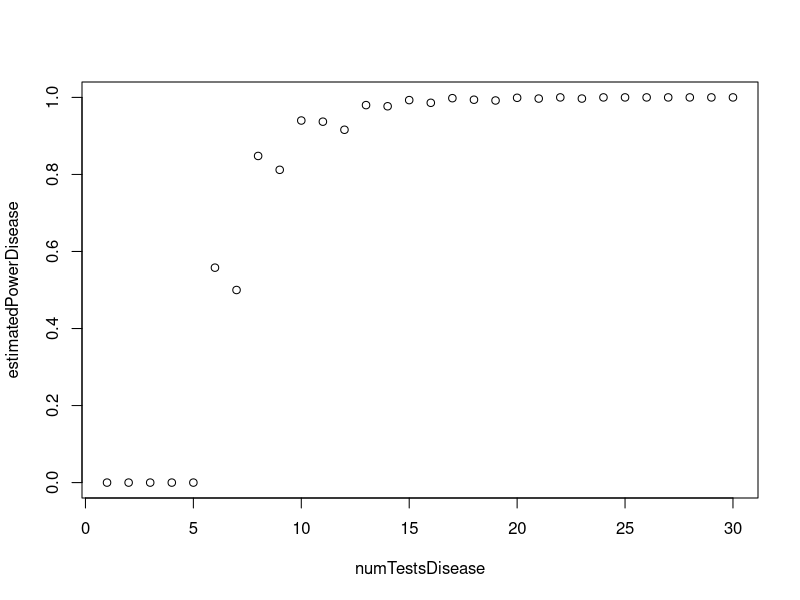
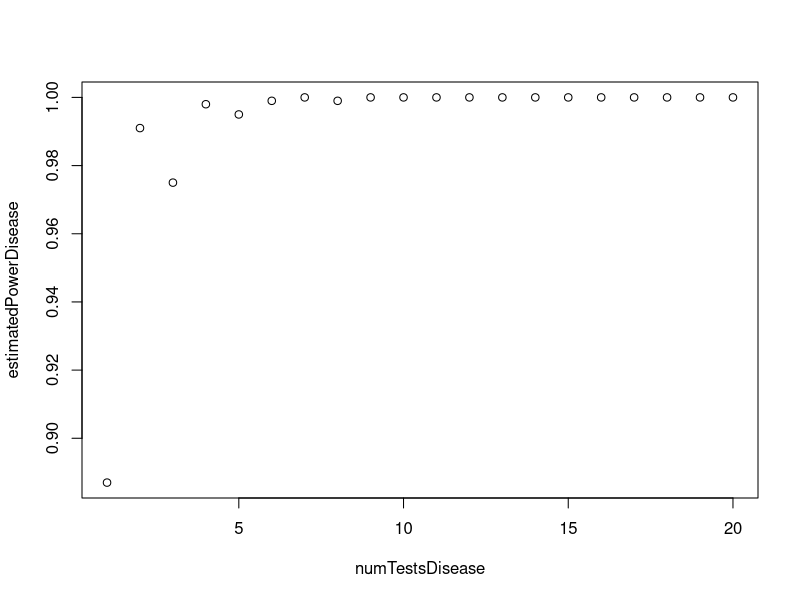
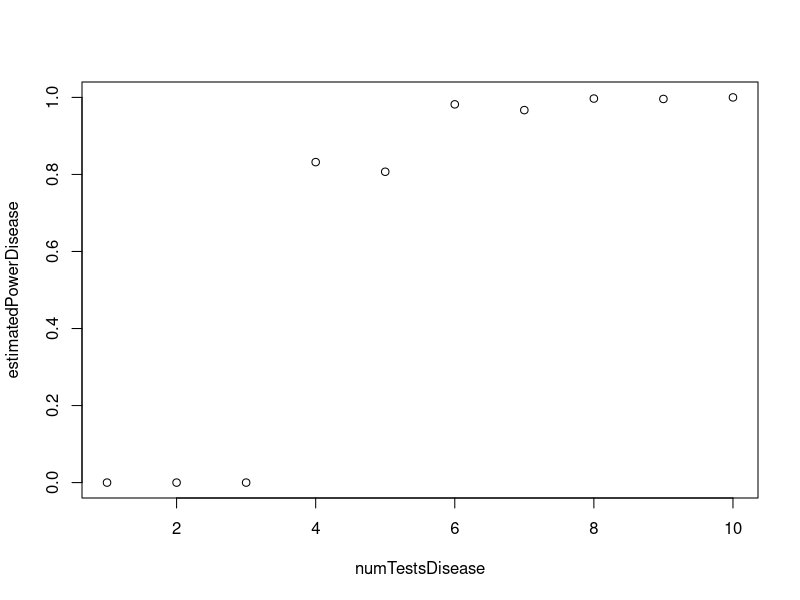
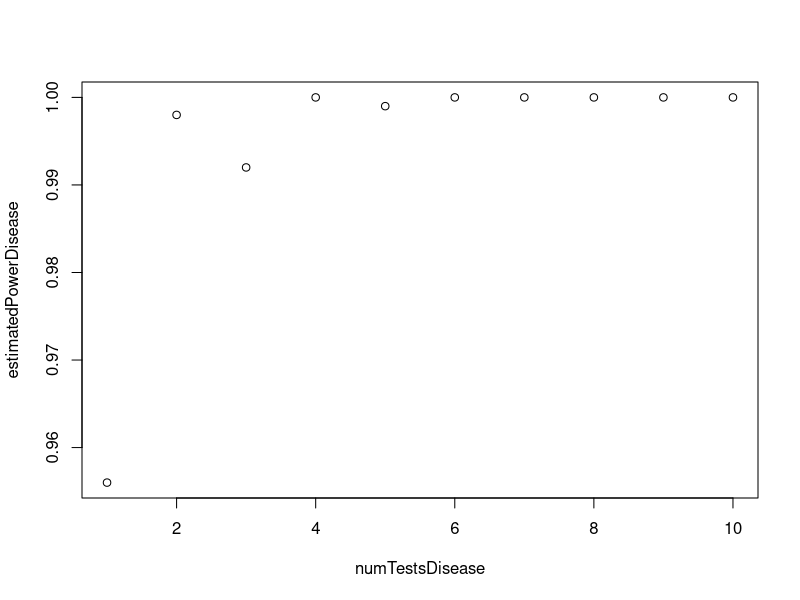

Generate these figures, in order, with R:
## ---- chunk 1
#1/1
likelihoodGiven <- c( 0.91, 0.09)
likelihoodGivenNot <- c(0.16,0.84)

getDataFromLikelihood <- function( likelihood, numPointsDisease) 
{
	d <- vector(mode="integer", length=numPointsDisease);
	
	for( i in 1:numPointsDisease ) 
	{
		if( runif(1) <= likelihood[1] )
		{
			d[i] <- 1;
		}
		else
		{
			d[i] <- 2;
		}
			
	}
	
	return(d)
}

numTestsDisease <- 1:30
numSimulationsPerCycleDisease <- 1000

averagePosteriorValue <- c(length=length(numTestsDisease))
estimatedPowerDisease<- c(length=length(numTestsDisease))

for( i in numTestsDisease ) 
{
	posteriorValuesDisease <- c(length=numSimulationsPerCycleDisease)
		
	for( j in 1:numSimulationsPerCycleDisease  ) 
	{
		# reset our prior each time
		probDisease <-  c(0.01,0.9999)
	
		data <- getDataFromLikelihood( likelihoodGiven, numTestsDisease[i])
	
		for( k in 1:length(data))
		{
			denom <- probDisease[1] * likelihoodGiven[data[i]] + probDisease[2] * likelihoodGivenNot[data[k]];
	
			probDisease[1] = probDisease[1] * likelihoodGiven[data[k]] / denom;
			probDisease[2] = probDisease[2] * likelihoodGivenNot[data[k]] / denom;
		}
		
		posteriorValuesDisease[j] = probDisease[1]	
	}
	
	averagePosteriorValue[i] = mean(posteriorValuesDisease)
	estimatedPowerDisease[i] <- sum(posteriorValuesDisease >= 1-0.01  ) / numSimulationsPerCycleDisease 
}

plot(numTestsDisease,estimatedPowerDisease)
## ---- chunk 2
#1/2
rm(list=ls())
likelihoodGiven <- c( 0.91, 0.09)
likelihoodGivenNot <- c(0.16,0.84)

getDataFromLikelihood <- function( likelihood, numPointsDisease) 
{
	d <- vector(mode="integer", length=numPointsDisease);
	
	for( i in 1:numPointsDisease ) 
	{
		if( runif(1) <= likelihood[2] )
		{
			d[i] <- 1;
		}
		else
		{
			d[i] <- 2;
		}
			
	}
	
	return(d)
}

numTestsDisease <- 1:20
numSimulationsPerCycleDisease <- 1000

averagePosteriorValue <- c(length=length(numTestsDisease))
estimatedPowerDisease<- c(length=length(numTestsDisease))

for( i in numTestsDisease ) 
{
	posteriorValuesDisease <- c(length=numSimulationsPerCycleDisease)
		
	for( j in 1:numSimulationsPerCycleDisease  ) 
	{
		# reset our prior each time
		probDisease <-  c(0.01,0.9999)
	
		data <- getDataFromLikelihood( likelihoodGiven, numTestsDisease[i])
	
		for( k in 1:length(data))
		{
			denom <- probDisease[2] * likelihoodGivenNot[data[i]] + probDisease[1] * likelihoodGiven[data[k]];
	
			probDisease[2] = probDisease[2] * likelihoodGivenNot[data[k]] / denom;
			probDisease[1] = probDisease[1] * likelihoodGiven[data[k]] / denom;
		}
		
		posteriorValuesDisease[j] = probDisease[2]	
	}
	
	averagePosteriorValue[i] = mean(posteriorValuesDisease)
	estimatedPowerDisease[i] <- sum(posteriorValuesDisease >= 1-0.01  ) / numSimulationsPerCycleDisease 
}

plot(numTestsDisease,estimatedPowerDisease)
## ---- chunk 3
#2/1
rm(list=ls())
likelihoodGiven <- c( 0.96, 0.04)
likelihoodGivenNot <- c(0.05,0.95)

getDataFromLikelihood <- function( likelihood, numPointsDisease) 
{
	d <- vector(mode="integer", length=numPointsDisease);
	
	for( i in 1:numPointsDisease ) 
	{
		if( runif(1) <= likelihood[1] )
		{
			d[i] <- 1;
		}
		else
		{
			d[i] <- 2;
		}
			
	}
	
	return(d)
}

numTestsDisease <- 1:10
numSimulationsPerCycleDisease <- 1000

averagePosteriorValue <- c(length=length(numTestsDisease))
estimatedPowerDisease<- c(length=length(numTestsDisease))

for( i in numTestsDisease ) 
{
	posteriorValuesDisease <- c(length=numSimulationsPerCycleDisease)
		
	for( j in 1:numSimulationsPerCycleDisease  ) 
	{
		# reset our prior each time
		probDisease <-  c(0.01,0.9999)
	
		data <- getDataFromLikelihood( likelihoodGiven, numTestsDisease[i])
	
		for( k in 1:length(data))
		{
			denom <- probDisease[1] * likelihoodGiven[data[i]] + probDisease[2] * likelihoodGivenNot[data[k]];
	
			probDisease[1] = probDisease[1] * likelihoodGiven[data[k]] / denom;
			probDisease[2] = probDisease[2] * likelihoodGivenNot[data[k]] / denom;
		}
		
		posteriorValuesDisease[j] = probDisease[1]	
	}
	
	averagePosteriorValue[i] = mean(posteriorValuesDisease)
	estimatedPowerDisease[i] <- sum(posteriorValuesDisease >= 1-0.01  ) / numSimulationsPerCycleDisease 
}

plot(numTestsDisease,estimatedPowerDisease)
## ---- chunk 4
#2/1
rm(list=ls())
likelihoodGiven <- c( 0.96, 0.04)
likelihoodGivenNot <- c(0.05,0.95)

getDataFromLikelihood <- function( likelihood, numPointsDisease) 
{
	d <- vector(mode="integer", length=numPointsDisease);
	
	for( i in 1:numPointsDisease ) 
	{
		if( runif(1) <= likelihood[2] )
		{
			d[i] <- 1;
		}
		else
		{
			d[i] <- 2;
		}
			
	}
	
	return(d)
}

numTestsDisease <- 1:10
numSimulationsPerCycleDisease <- 1000

averagePosteriorValue <- c(length=length(numTestsDisease))
estimatedPowerDisease<- c(length=length(numTestsDisease))

for( i in numTestsDisease ) 
{
	posteriorValuesDisease <- c(length=numSimulationsPerCycleDisease)
		
	for( j in 1:numSimulationsPerCycleDisease  ) 
	{
		# reset our prior each time
		probDisease <-  c(0.01,0.9999)
	
		data <- getDataFromLikelihood( likelihoodGiven, numTestsDisease[i])
	
		for( k in 1:length(data))
		{
			denom <- probDisease[2] * likelihoodGivenNot[data[i]] + probDisease[1] * likelihoodGiven[data[k]];
	
			probDisease[2] = probDisease[2] * likelihoodGivenNot[data[k]] / denom;
			probDisease[1] = probDisease[1] * likelihoodGiven[data[k]] / denom;
		}
		
		posteriorValuesDisease[j] = probDisease[2]	
	}
	
	averagePosteriorValue[i] = mean(posteriorValuesDisease)
	estimatedPowerDisease[i] <- sum(posteriorValuesDisease >= 1-0.01  ) / numSimulationsPerCycleDisease 
}

plot(numTestsDisease,estimatedPowerDisease)
